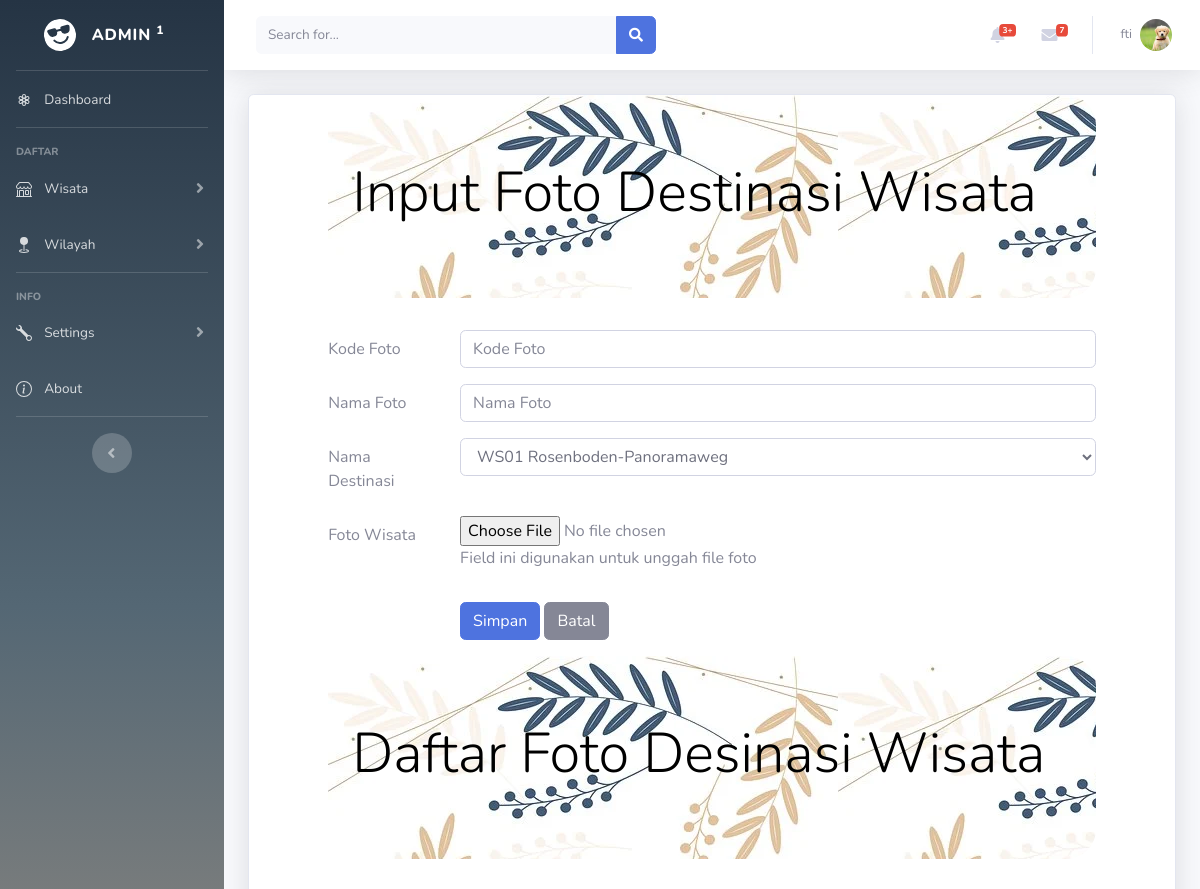
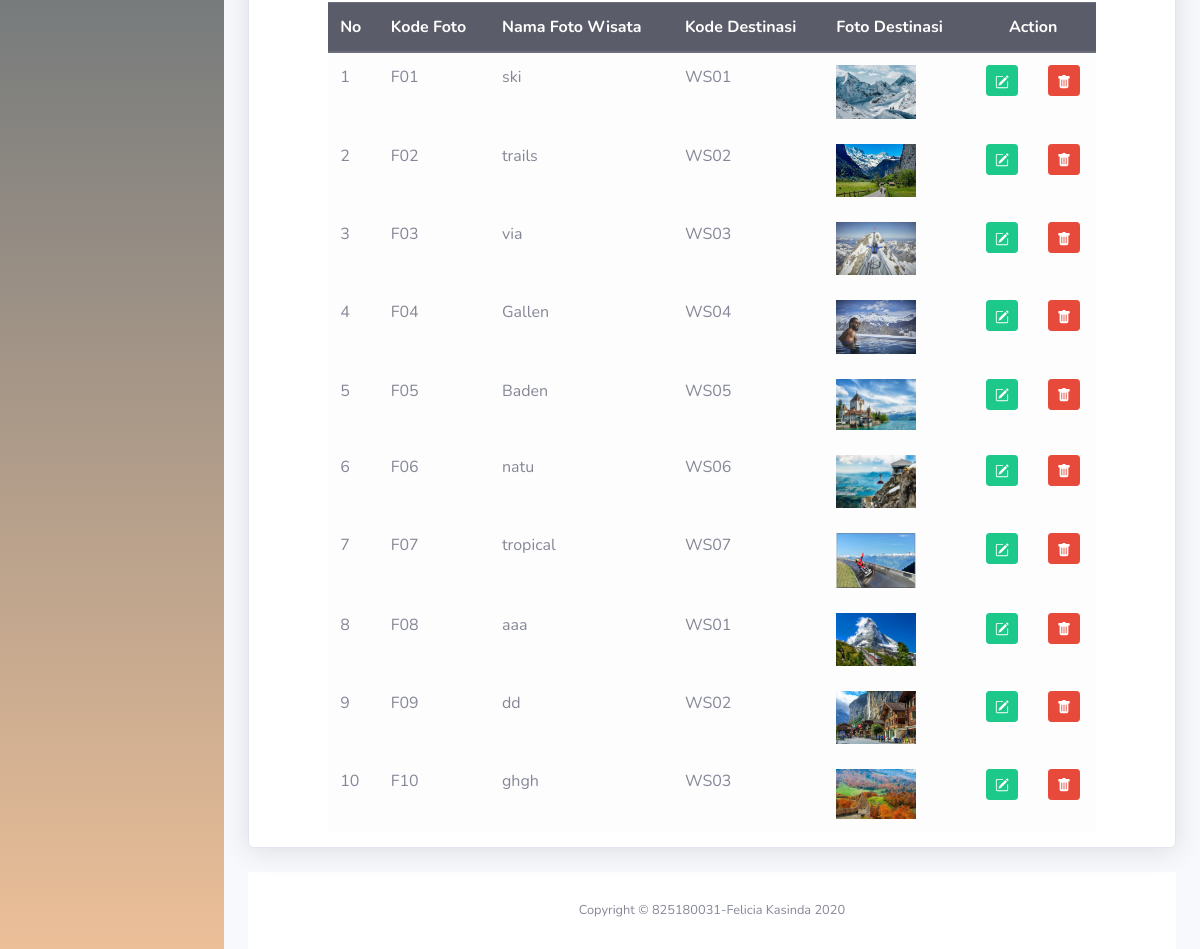
/DASHBOARD/fotodestinasi.php (signed in), run on the app's committed database (2 pictures, top to bottom).
### tables this page shows
CREATE TABLE `fotodestinasi` (
  `fotoID` char(5) NOT NULL,
  `fotonama` char(60) NOT NULL,
  `destinasiID` char(4) NOT NULL,
  `fotofile` text NOT NULL
);

### DASHBOARD/fotodestinasi.php (the view, shortened to what this page needs)
<!DOCTYPE html>
<html lang="en">
  <head>
    <link rel="stylesheet" type="text/css" href="css/bootstrap.min.css">
    <link rel="stylesheet" type="text/css" href="http://cdnjs.cloudflare.com/ajax/libs/select2/4.0.3/css/select2.min.css">
  </head>
    <?php include "header.php";?>
    <div class="container-fluid">
    <div class="card shadow mb-4">
  <?php
    include "includes/config.php";
    $datadestinasi = mysqli_query($connection, "SELECT * FROM destinasi");
  ?>
  <body>
    <div class="row">
        <div class="col-sm-1"></div>
        <div class="col-sm-10">
            <div class="jumbotron jumbotron-fluid" style="background: url('img/bck.webp'); border-radius: 30px">
                <div class="container">
                    <h1 class="display-4" style="color: black">Input Foto Destinasi Wisata</h1>
                </div>
            </div>
            <form method="POST" enctype="multipart/form-data">
                <div class="form-group row">
                    <label for="kodefoto" class="col-sm-2 col-form-label">Kode Foto</label>
                    <div class="col-sm-10">
                        <input type="text" class="form-control" id="kodefoto" name="inputkode" placeholder="Kode Foto" maxlength="4">
                    </div>
                </div>
                <div class="form-group row">
                    <label for="namafoto" class="col-sm-2 col-form-label">Nama Foto</label>
                    <div class="col-sm-10">
                        <input type="text" class="form-control" id="namafoto" name="inputnama" placeholder="Nama Foto">
                    </div>
                </div>
                <div class="form-group row">
                    <label for="namadestinasi" class="col-sm-2 col-form-label">Nama Destinasi</label>
                    <div class="col-sm-10">
                        <select class="form-control" id="namadestinasi" name="kodedestinasi">
                            <?php
                            while($row = mysqli_fetch_array($datadestinasi))
                            { ?>
                                <option value="<?php echo $row["destinasiID"]?>">
                                    <?php echo $row["destinasiID"]?>
                                    <?php echo $row["destinasinama"]?>
                                </option>
                            <?php } ?>
                        </select>
                    </div>
                </div>
                <div class="form-group row">
                    <label for="file" class="col-sm-2 col-form-label">Foto Wisata</label>
                    <div class="col-sm-10">
                        <input type="file" id="file" name="file">
                        <p class="help-block">Field ini digunakan untuk unggah file foto</p>
                    </div>
                </div>
                <div class="form-group row">
                    <div class="col-sm-2"></div>
                    <div class="col-sm-10">
                        <input type="submit" name="Simpan" class="btn btn-primary" value="Simpan">
                        <input type="reset" class="btn btn-secondary" value="Batal" name="Batal">
                    </div>
                </div>
            </form>
        </div>
        <div class="col-sm-1"></div>
    </div>
    <div class="row">
        <div class="col-sm-1"></div>
        <div class="col-sm-10">
            <div class="jumbotron jumbotron-fluid" style="background: url('img/bck.webp'); border-radius: 30px">
                <div class="container">
                    <h1 class="display-4" style="color: black">Daftar Foto Desinasi Wisata</h1>
                </div>
            </div>
        <table class="table table-hover table-light">
            <thead class="thead-dark">
                <tr>
                    <th>No</th>
                    <th>Kode Foto</th>
                    <th>Nama Foto Wisata</th>
                    <th>Kode Destinasi</th>
                    <th>Foto Destinasi</th>
                    <th colspan="2" style="text-align: center">Action</th>
                </tr>
            </thead>
            <tbody>
                <?php $query = mysqli_query($connection, "SELECT * FROM fotodestinasi");
                    $nomor = 1;
                    while ($row = mysqli_fetch_array($query))
                    { ?>
                        <tr>
                            <td><?php echo $nomor;?></td>
                            <td><?php echo $row['fotoID'];?></td>
                            <td><?php echo $row['fotonama'];?></td>
                            <td><?php echo $row['destinasiID'];?></td>
                            <td>
                                <?php if(is_file("images/".$row['fotofile']))
                                { ?>
                                    <img src="images/<?php echo $row['fotofile']?>" width="80">
                                <?php }
                                else
                                    echo "<img src='images/noimage.png' width='80'>"
                                ?>
                            </td>
                                <td>
                                    <center><a href="fotodestinasiEdit.php?edit=<?php echo $row["fotoID"]?>" class="btn btn-success btn-sm" title="Edit">
                                    </a>
                                </td>
                                <td>
                                    <center><a href="fotodestinasiHapus.php?hapus=<?php echo $row["fotoID"]?>" class="btn btn-danger btn-sm" title="Delete">
                                    </a>
                                </td>
                        </tr>
                        <?php $nomor = $nomor + 1;?>
                        <?php
                    }
                ?>
            </tbody>
        </table>
        </div>
        <div class="col-sm-1"></div>
    </div>
  </body>
    <?php include "footer.php";?>
</html>

### DASHBOARD/header.php (shortened to what this page needs)
<head>
    <link rel="stylesheet" href="https://stackpath.bootstrapcdn.com/bootstrap/4.5.2/css/bootstrap.min.css">
    <link href="vendor/fontawesome-free/css/all.min.css" rel="stylesheet" type="text/css">
    <link href="css/sb-admin-2.min.css" rel="stylesheet">
    <link href="vendor/datatables/dataTables.bootstrap4.min.css" rel="stylesheet">
</head>
<?php
include "includes/config.php";
?>
<body id="page-top">
    <div id="wrapper">
        <ul class="navbar-nav  sidebar sidebar-dark accordion" id="accordionSidebar" style="background: rgb(37,52,68);background: linear-gradient(180deg, rgba(37,52,68,1) 0%, rgba(84,103,116,1) 33%, rgba(236,191,152,1) 100%);;">
            <a class="sidebar-brand d-flex align-items-center justify-content-center" href="index.php">
                <div class="sidebar-brand-icon rotate-n-15">
                </div>
                <div class="sidebar-brand-text mx-3">Admin <sup>1</sup></div>
            </a>
            <hr class="sidebar-divider my-0">
            <li class="nav-item">
                <a class="nav-link" href="index.php">
                    <span style="margin-left: 8px">Dashboard</span></a>
            </li>
            <hr class="sidebar-divider">
            <div class="sidebar-heading">
                Daftar
            </div>
            <li class="nav-item">
                <a class="nav-link collapsed" href="#" data-toggle="collapse" data-target="#collapseTwo"
                    aria-expanded="true" aria-controls="collapseTwo">
                    <span style="margin-left: 8px">Wisata</span>
                </a>
            </li>
            <li class="nav-item">
                <a class="nav-link collapsed" href="#" data-toggle="collapse" data-target="#collapseUtilities"
                    aria-expanded="true" aria-controls="collapseUtilities">
                    <span style="margin-left: 8px">Wilayah</span>
                </a>
            </li>
            <hr class="sidebar-divider">
            <div class="sidebar-heading">
                INFO
            </div>
            <li class="nav-item">
                <a class="nav-link collapsed" href="#" data-toggle="collapse" data-target="#collapsePages"
                    aria-expanded="true" aria-controls="collapsePages">
                    <span style="margin-left: 8px">Settings</span>
                </a>
            </li>
            <li class="nav-item">
                <a class="nav-link" href="about.php">
                    <span style="margin-left: 8px">About</span></a>
            </li>
            <hr class="sidebar-divider d-none d-md-block">
            <div class="text-center d-none d-md-inline">
                <button class="rounded-circle border-0" id="sidebarToggle"></button>
            </div>
        </ul>
        <div id="content-wrapper" class="d-flex flex-column">
            <div id="content">
                <nav class="navbar navbar-expand navbar-light bg-white topbar mb-4 static-top shadow" >
                    <form
                        class="d-none d-sm-inline-block form-inline mr-auto ml-md-3 my-2 my-md-0 mw-100 navbar-search">
                        <div class="input-group">
                            <input type="text" class="form-control bg-light border-0 small" placeholder="Search for..."
                                aria-label="Search" aria-describedby="basic-addon2">
                            <div class="input-group-append">
                                <button class="btn btn-primary" type="button">
                                    <i class="fas fa-search fa-sm"></i>
                                </button>
                            </div>
                        </div>
                    </form>
                    <ul class="navbar-nav ml-auto">
                        <li class="nav-item dropdown no-arrow mx-1">
                            <a class="nav-link dropdown-toggle" href="#" id="alertsDropdown" role="button"
                                data-toggle="dropdown" aria-haspopup="true" aria-expanded="false">
                                <i class="fas fa-bell fa-fw"></i>
                                <span class="badge badge-danger badge-counter">3+</span>
                            </a>
                        </li>
                        <li class="nav-item dropdown no-arrow mx-1">
                            <a class="nav-link dropdown-toggle" href="#" id="messagesDropdown" role="button"
                                data-toggle="dropdown" aria-haspopup="true" aria-expanded="false">
                                <i class="fas fa-envelope fa-fw"></i>
                                <span class="badge badge-danger badge-counter">7</span>
                            </a>
                        </li>
                        <?php
                            $profile = $_SESSION['emailuser'];
                            $profilenama = mysqli_query($connection, "SELECT * FROM admin WHERE adminemail = '$profile'");
                            $row = mysqli_fetch_array($profilenama);
                        ?>
                        <li class="nav-item dropdown no-arrow">
                            <a class="nav-link dropdown-toggle" href="#" id="userDropdown" role="button"
                                data-toggle="dropdown" aria-haspopup="true" aria-expanded="false">
                                <span class="mr-2 d-none d-lg-inline text-gray-600 small"> <?php echo $row['adminnama']?></span>
                                <img class="img-profile rounded-circle"
                                    src="img/profile.jpg">
                            </a>
                        </li>
                    </ul>
                </nav>

### DASHBOARD/footer.php (shortened to what this page needs)
</div>
            <footer class="sticky-footer bg-white">
                <div class="container my-auto">
                    <div class="copyright text-center my-auto">
                        <span>Copyright &copy; 825180031-Felicia Kasinda 2020</span>
                    </div>
                </div>
            </footer>
        </div>
    </div>
</body>
</html>

### data on the page
fotodestinasi: fotoID "F01", fotonama "ski", destinasiID "WS01", fotofile (picture)
fotodestinasi: fotoID "F02", fotonama "trails", destinasiID "WS02", fotofile (picture)
fotodestinasi: fotoID "F03", fotonama "via", destinasiID "WS03", fotofile (picture)
fotodestinasi: fotoID "F04", fotonama "Gallen", destinasiID "WS04", fotofile (picture)
fotodestinasi: fotoID "F05", fotonama "Baden", destinasiID "WS05", fotofile (picture)
fotodestinasi: fotoID "F06", fotonama "natu", destinasiID "WS06", fotofile (picture)
fotodestinasi: fotoID "F07", fotonama "tropical", destinasiID "WS07", fotofile (picture)
fotodestinasi: fotoID "F08", fotonama "aaa", destinasiID "WS01", fotofile (picture)
fotodestinasi: fotoID "F09", fotonama "dd", destinasiID "WS02", fotofile (picture)
fotodestinasi: fotoID "F10", fotonama "ghgh", destinasiID "WS03", fotofile (picture)

### other printed values
$row['adminnama'] "fti"
form field kodedestinasi "WS01 Rosenboden-Panoramaweg"
